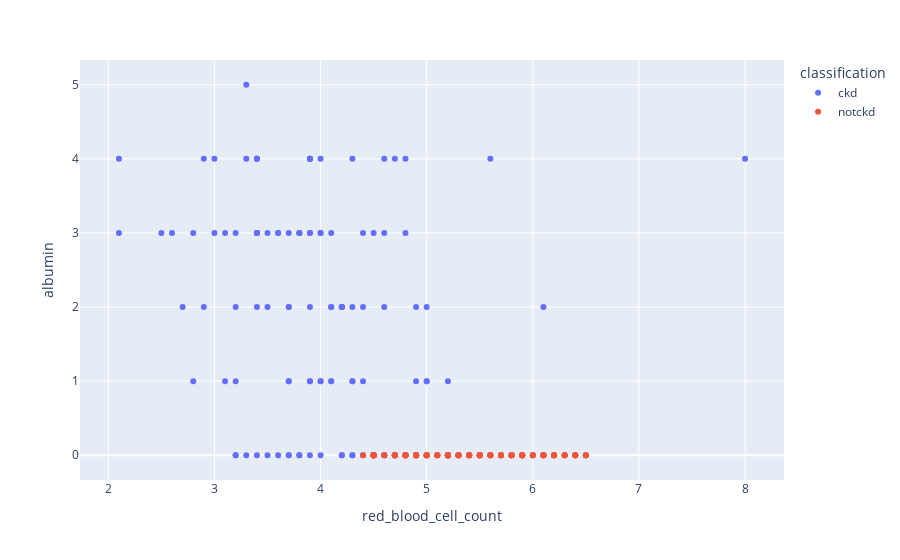

Notebook source saved alongside this figure:
### Markdown cell above
Albumin, Blood urea -> Red blood cell count, packed cell volume, Haemoglobin

### Code cell
scatters('red_blood_cell_count','albumin')

### Figure 1 — Plotly figure (JSON) as saved in the notebook; plotly's stock layout.template omitted (floating-point values rounded to 4 significant figures; data arrays with more than 128 entries replaced by an {"elided": "..."} marker saying what was removed)
{"data": [{"hovertemplate": "classification=ckd<br>red_blood_cell_count=%{x}<br>albumin=%{y}<extra></extra>", "legendgroup": "ckd", "marker": {"color": "#636efa", "symbol": "circle"}, "mode": "markers", "name": "ckd", "orientation": "v", "showlegend": true, "type": "scatter", "x": {"elided": "250 float values"}, "xaxis": "x", "y": {"elided": "250 int values"}, "yaxis": "y"}, {"hovertemplate": "classification=notckd<br>red_blood_cell_count=%{x}<br>albumin=%{y}<extra></extra>", "legendgroup": "notckd", "marker": {"color": "#EF553B", "symbol": "circle"}, "mode": "markers", "name": "notckd", "orientation": "v", "showlegend": true, "type": "scatter", "x": {"elided": "150 float values"}, "xaxis": "x", "y": {"elided": "150 int values"}, "yaxis": "y"}], "layout": {"legend": {"title": {"text": "classification"}, "tracegroupgap": 0}, "margin": {"t": 60}, "xaxis": {"anchor": "y", "domain": [0, 1], "title": {"text": "red_blood_cell_count"}}, "yaxis": {"anchor": "x", "domain": [0, 1], "title": {"text": "albumin"}}}}
